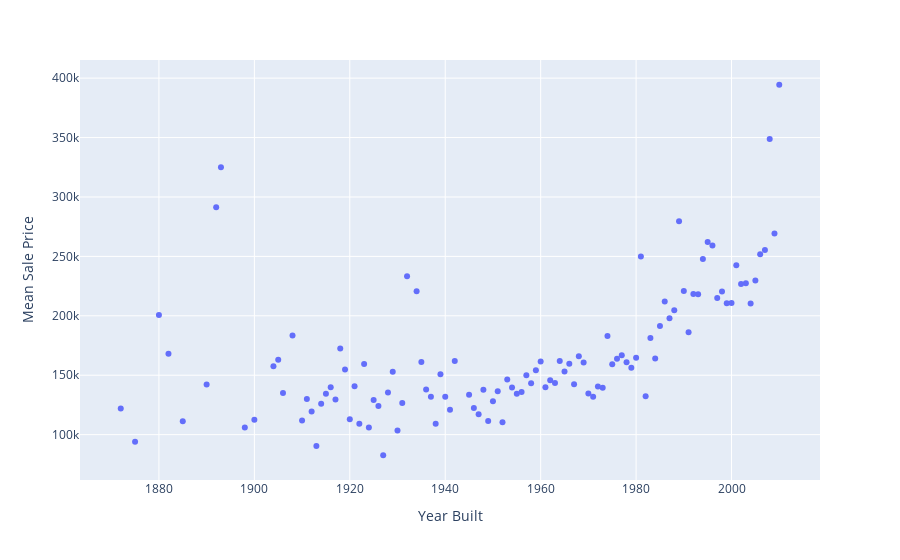

This figure's notebook cell:
### Code cell
px.scatter(x = year_built, y = mean_price_yrbt, labels = {'x' : 'Year Built', 'y' : 'Mean Sale Price'})
# House built in 2010 have maximum price 
# house price decreases with age increases
